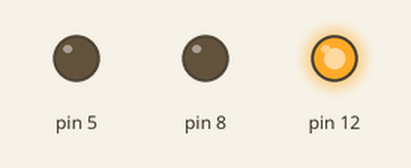
Bench run of a sketch on a simulated Arduino Uno, built with avr-gcc and run on an emulated ATmega328P. Parts: output pins drawn as LEDs (lit = HIGH).

Above: at 0.5 s.
At 1.6 s:
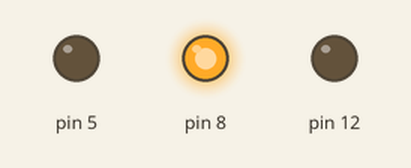
At 4.3 s:
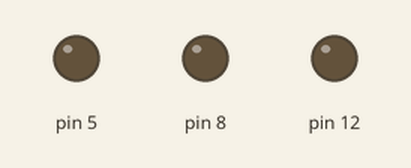
At 5.9 s:
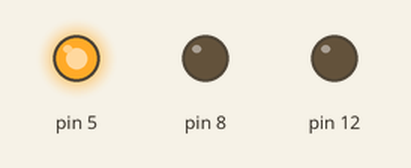
Timing chart, 0 to 7.5 s (numbered marks = the images above):
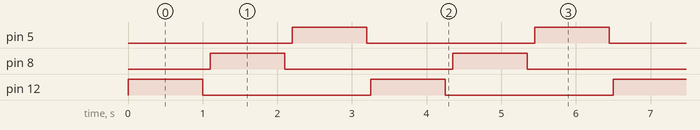

The sketch:

LED_CHASER.ino
```cpp
void setup() {
  // put your setup code here, to run once:
  pinMode(12, OUTPUT);
  pinMode(8,OUTPUT);
  pinMode(5,OUTPUT);

}

void loop() {
  // put your main code here, to run repeatedly:
  digitalWrite(12, HIGH);
  delay(1000);
  digitalWrite(12, LOW);
  delay(100);
  digitalWrite(8, HIGH);
  delay(1000);
  digitalWrite(8, LOW);
  delay(100);
  digitalWrite(5, HIGH);
  delay(1000);
  digitalWrite(5, LOW);
  delay(50);

}
```

Measured:
- by itself, pin 5, pin 8, pin 12: alternates HIGH for 1.0 s and LOW for 2.3 s
- by itself, everything shown: repeats every 3.3 s, in 6 steps
